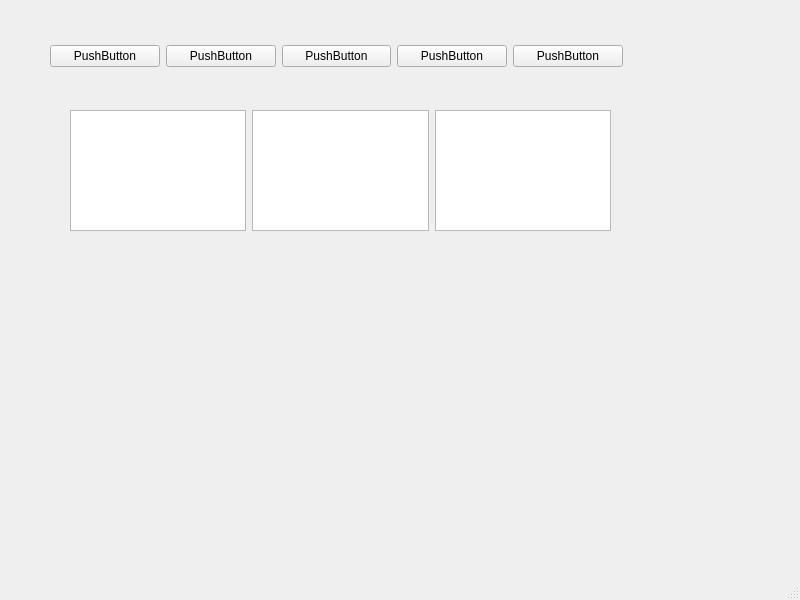
<?xml version="1.0" encoding="UTF-8"?>
<ui version="4.0">
 <class>MainWindow</class>
 <widget class="QMainWindow" name="MainWindow">
  <property name="geometry">
   <rect>
    <x>0</x>
    <y>0</y>
    <width>800</width>
    <height>600</height>
   </rect>
  </property>
  <property name="windowTitle">
   <string>MainWindow</string>
  </property>
  <widget class="QWidget" name="centralwidget">
   <widget class="QWidget" name="horizontalLayoutWidget">
    <property name="geometry">
     <rect>
      <x>70</x>
      <y>110</y>
      <width>541</width>
      <height>121</height>
     </rect>
    </property>
    <layout class="QHBoxLayout" name="horizontalLayout_2">
     <item>
      <widget class="QTableView" name="tableView_2"/>
     </item>
     <item>
      <widget class="QTableView" name="tableView"/>
     </item>
     <item>
      <widget class="QColumnView" name="columnView"/>
     </item>
    </layout>
   </widget>
   <widget class="QWidget" name="">
    <property name="geometry">
     <rect>
      <x>50</x>
      <y>40</y>
      <width>573</width>
      <height>32</height>
     </rect>
    </property>
    <layout class="QHBoxLayout" name="horizontalLayout">
     <item>
      <widget class="QPushButton" name="pushButton">
       <property name="text">
        <string>PushButton</string>
       </property>
      </widget>
     </item>
     <item>
      <widget class="QPushButton" name="pushButton_2">
       <property name="text">
        <string>PushButton</string>
       </property>
      </widget>
     </item>
     <item>
      <widget class="QPushButton" name="pushButton_3">
       <property name="text">
        <string>PushButton</string>
       </property>
      </widget>
     </item>
     <item>
      <widget class="QPushButton" name="pushButton_4">
       <property name="text">
        <string>PushButton</string>
       </property>
      </widget>
     </item>
     <item>
      <widget class="QPushButton" name="pushButton_5">
       <property name="text">
        <string>PushButton</string>
       </property>
      </widget>
     </item>
    </layout>
   </widget>
  </widget>
  <widget class="QMenuBar" name="menubar">
   <property name="geometry">
    <rect>
     <x>0</x>
     <y>0</y>
     <width>800</width>
     <height>22</height>
    </rect>
   </property>
  </widget>
  <widget class="QStatusBar" name="statusbar"/>
 </widget>
 <resources/>
 <connections/>
</ui>
